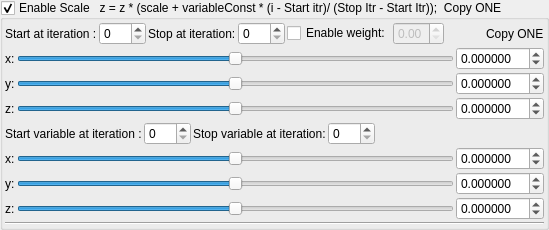
    <widget class="MyGroupBox" name="groupCheck_transform_variableScale1_enabled">
     <property name="title">
      <string>Enable Scale   z = z * (scale + variableConst * (i - Start itr)/ (Stop Itr - Start Itr));  Copy ONE</string>
     </property>
     <property name="checkable">
      <bool>true</bool>
     </property>
     <layout class="QVBoxLayout" name="verticalLayout_27" stretch="0,0,0">
      <property name="spacing">
       <number>2</number>
      </property>
      <property name="leftMargin">
       <number>2</number>
      </property>
      <property name="topMargin">
       <number>2</number>
      </property>
      <property name="rightMargin">
       <number>2</number>
      </property>
      <property name="bottomMargin">
       <number>2</number>
      </property>
      <item>
       <layout class="QGridLayout" name="gridLayout_49">
        <item row="0" column="0">
         <widget class="QLabel" name="label_179">
          <property name="text">
           <string>Start at iteration :</string>
          </property>
         </widget>
        </item>
        <item row="0" column="6">
         <widget class="QCheckBox" name="checkBox_transform_variableScale1_weight_enabled">
          <property name="layoutDirection">
           <enum>Qt::LeftToRight</enum>
          </property>
          <property name="text">
           <string>Enable weight:</string>
          </property>
         </widget>
        </item>
        <item row="0" column="1">
         <widget class="MySpinBox" name="spinboxInt_transform_variableScale1_start_iterations">
          <property name="sizePolicy">
           <sizepolicy hsizetype="Minimum" vsizetype="Maximum">
            <horstretch>0</horstretch>
            <verstretch>0</verstretch>
           </sizepolicy>
          </property>
          <property name="minimum">
           <number>0</number>
          </property>
          <property name="maximum">
           <number>250</number>
          </property>
          <property name="value">
           <number>0</number>
          </property>
         </widget>
        </item>
        <item row="0" column="3">
         <widget class="MySpinBox" name="spinboxInt_transform_variableScale1_stop_iterations">
          <property name="sizePolicy">
           <sizepolicy hsizetype="Minimum" vsizetype="Maximum">
            <horstretch>0</horstretch>
            <verstretch>0</verstretch>
           </sizepolicy>
          </property>
          <property name="maximum">
           <number>250</number>
          </property>
         </widget>
        </item>
        <item row="0" column="2">
         <widget class="QLabel" name="label_180">
          <property name="text">
           <string>Stop at iteration:</string>
          </property>
         </widget>
        </item>
        <item row="0" column="7">
         <widget class="MyDoubleSpinBox" name="spinbox_transform_variableScale1_weight">
          <property name="enabled">
           <bool>false</bool>
          </property>
          <property name="sizePolicy">
           <sizepolicy hsizetype="Minimum" vsizetype="Maximum">
            <horstretch>0</horstretch>
            <verstretch>0</verstretch>
           </sizepolicy>
          </property>
          <property name="decimals">
           <number>2</number>
          </property>
          <property name="minimum">
           <double>0.000000000000000</double>
          </property>
          <property name="maximum">
           <double>1.000000000000000</double>
          </property>
          <property name="singleStep">
           <double>0.100000000000000</double>
          </property>
         </widget>
        </item>
        <item row="0" column="9">
         <widget class="QLabel" name="label_181">
          <property name="text">
           <string>Copy ONE</string>
          </property>
         </widget>
        </item>
        <item row="0" column="8">
         <spacer name="horizontalSpacer_27">
          <property name="orientation">
           <enum>Qt::Horizontal</enum>
          </property>
          <property name="sizeHint" stdset="0">
           <size>
            <width>40</width>
            <height>20</height>
           </size>
          </property>
         </spacer>
        </item>
       </layout>
      </item>
      <item>
       <layout class="QGridLayout" name="gridLayout_52">
        <property name="spacing">
         <number>2</number>
        </property>
        <item row="4" column="1">
         <widget class="QLabel" name="label_182">
          <property name="text">
           <string>x:</string>
          </property>
         </widget>
        </item>
        <item row="4" column="2">
         <widget class="QSlider" name="slider3_transform_variableScale1_variableScale_x">
          <property name="sizePolicy">
           <sizepolicy hsizetype="Expanding" vsizetype="Maximum">
            <horstretch>0</horstretch>
            <verstretch>0</verstretch>
           </sizepolicy>
          </property>
          <property name="minimum">
           <number>-5000000</number>
          </property>
          <property name="maximum">
           <number>5000000</number>
          </property>
          <property name="singleStep">
           <number>1</number>
          </property>
          <property name="orientation">
           <enum>Qt::Horizontal</enum>
          </property>
         </widget>
        </item>
        <item row="6" column="1">
         <widget class="QLabel" name="label_183">
          <property name="text">
           <string>z:</string>
          </property>
         </widget>
        </item>
        <item row="5" column="2">
         <widget class="QSlider" name="slider3_transform_variableScale1_variableScale_y">
          <property name="sizePolicy">
           <sizepolicy hsizetype="Expanding" vsizetype="Maximum">
            <horstretch>0</horstretch>
            <verstretch>0</verstretch>
           </sizepolicy>
          </property>
          <property name="minimum">
           <number>-5000000</number>
          </property>
          <property name="maximum">
           <number>5000000</number>
          </property>
          <property name="singleStep">
           <number>1</number>
          </property>
          <property name="orientation">
           <enum>Qt::Horizontal</enum>
          </property>
         </widget>
        </item>
        <item row="2" column="3">
         <widget class="MyDoubleSpinBox" name="spinbox3_transform_variableScale1_scale_z">
          <property name="sizePolicy">
           <sizepolicy hsizetype="Minimum" vsizetype="Maximum">
            <horstretch>0</horstretch>
            <verstretch>0</verstretch>
           </sizepolicy>
          </property>
          <property name="prefix">
           <string/>
          </property>
          <property name="suffix">
           <string/>
          </property>
          <property name="decimals">
           <number>6</number>
          </property>
          <property name="minimum">
           <double>-99.989999999999995</double>
          </property>
          <property name="maximum">
           <double>99.989999999999995</double>
          </property>
          <property name="singleStep">
           <double>0.100000000000000</double>
          </property>
         </widget>
        </item>
        <item row="5" column="1">
         <widget class="QLabel" name="label_184">
          <property name="text">
           <string>y:</string>
          </property>
         </widget>
        </item>
        <item row="5" column="3">
         <widget class="MyDoubleSpinBox" name="spinbox3_transform_variableScale1_variableScale_y">
          <property name="sizePolicy">
           <sizepolicy hsizetype="Minimum" vsizetype="Maximum">
            <horstretch>0</horstretch>
            <verstretch>0</verstretch>
           </sizepolicy>
          </property>
          <property name="prefix">
           <string/>
          </property>
          <property name="suffix">
           <string/>
          </property>
          <property name="decimals">
           <number>6</number>
          </property>
          <property name="minimum">
           <double>-99.989999999999995</double>
          </property>
          <property name="maximum">
           <double>99.989999999999995</double>
          </property>
          <property name="singleStep">
           <double>0.100000000000000</double>
          </property>
         </widget>
        </item>
        <item row="1" column="1">
         <widget class="QLabel" name="label_185">
          <property name="text">
           <string>y:</string>
          </property>
         </widget>
        </item>
        <item row="6" column="2">
         <widget class="QSlider" name="slider3_transform_variableScale1_variableScale_z">
          <property name="sizePolicy">
           <sizepolicy hsizetype="Expanding" vsizetype="Maximum">
            <horstretch>0</horstretch>
            <verstretch>0</verstretch>
           </sizepolicy>
          </property>
          <property name="minimum">
           <number>-5000000</number>
          </property>
          <property name="maximum">
           <number>5000000</number>
          </property>
          <property name="singleStep">
           <number>1</number>
          </property>
          <property name="orientation">
           <enum>Qt::Horizontal</enum>
          </property>
         </widget>
        </item>
        <item row="0" column="1">
         <widget class="QLabel" name="label_186">
          <property name="text">
           <string>x:</string>
          </property>
         </widget>
        </item>
        <item row="1" column="2">
         <widget class="QSlider" name="slider3_transform_variableScale1_scale_y">
          <property name="sizePolicy">
           <sizepolicy hsizetype="Expanding" vsizetype="Maximum">
            <horstretch>0</horstretch>
            <verstretch>0</verstretch>
           </sizepolicy>
          </property>
          <property name="minimum">
           <number>-5000000</number>
          </property>
          <property name="maximum">
           <number>5000000</number>
          </property>
          <property name="singleStep">
           <number>1</number>
          </property>
          <property name="orientation">
           <enum>Qt::Horizontal</enum>
          </property>
         </widget>
        </item>
        <item row="0" column="3">
         <widget class="MyDoubleSpinBox" name="spinbox3_transform_variableScale1_scale_x">
          <property name="sizePolicy">
           <sizepolicy hsizetype="Minimum" vsizetype="Maximum">
            <horstretch>0</horstretch>
            <verstretch>0</verstretch>
           </sizepolicy>
          </property>
          <property name="prefix">
           <string/>
          </property>
          <property name="suffix">
           <string/>
          </property>
          <property name="decimals">
           <number>6</number>
          </property>
          <property name="minimum">
           <double>-99.989999999999995</double>
          </property>
          <property name="maximum">
           <double>99.989999999999995</double>
          </property>
          <property name="singleStep">
           <double>0.100000000000000</double>
          </property>
         </widget>
        </item>
        <item row="2" column="2">
         <widget class="QSlider" name="slider3_transform_variableScale1_scale_z">
          <property name="sizePolicy">
           <sizepolicy hsizetype="Expanding" vsizetype="Maximum">
            <horstretch>0</horstretch>
            <verstretch>0</verstretch>
           </sizepolicy>
          </property>
          <property name="minimum">
           <number>-5000000</number>
          </property>
          <property name="maximum">
           <number>5000000</number>
          </property>
          <property name="singleStep">
           <number>1</number>
          </property>
          <property name="orientation">
           <enum>Qt::Horizontal</enum>
          </property>
         </widget>
        </item>
        <item row="2" column="1">
         <widget class="QLabel" name="label_187">
          <property name="text">
           <string>z:</string>
          </property>
         </widget>
        </item>
        <item row="0" column="2">
         <widget class="QSlider" name="slider3_transform_variableScale1_scale_x">
          <property name="sizePolicy">
           <sizepolicy hsizetype="Preferred" vsizetype="Preferred">
            <horstretch>0</horstretch>
            <verstretch>0</verstretch>
           </sizepolicy>
          </property>
          <property name="minimum">
           <number>-5000000</number>
          </property>
          <property name="maximum">
           <number>5000000</number>
          </property>
          <property name="singleStep">
           <number>1</number>
          </property>
          <property name="orientation">
           <enum>Qt::Horizontal</enum>
          </property>
         </widget>
        </item>
        <item row="3" column="1" colspan="3">
         <layout class="QGridLayout" name="gridLayout_53">
          <item row="0" column="1">
           <widget class="MySpinBox" name="spinboxInt_transform_variableScale1_variable_start_iterations">
            <property name="sizePolicy">
             <sizepolicy hsizetype="Minimum" vsizetype="Maximum">
              <horstretch>0</horstretch>
              <verstretch>0</verstretch>
             </sizepolicy>
            </property>
            <property name="maximum">
             <number>250</number>
            </property>
           </widget>
          </item>
          <item row="0" column="4">
           <spacer name="horizontalSpacer_28">
            <property name="orientation">
             <enum>Qt::Horizontal</enum>
            </property>
            <property name="sizeHint" stdset="0">
             <size>
              <width>40</width>
              <height>20</height>
             </size>
            </property>
           </spacer>
          </item>
          <item row="0" column="3">
           <widget class="MySpinBox" name="spinboxInt_transform_variableScale1_variable_stop_iterations">
            <property name="sizePolicy">
             <sizepolicy hsizetype="Minimum" vsizetype="Maximum">
              <horstretch>0</horstretch>
              <verstretch>0</verstretch>
             </sizepolicy>
            </property>
            <property name="maximum">
             <number>250</number>
            </property>
           </widget>
          </item>
          <item row="0" column="2">
           <widget class="QLabel" name="label_188">
            <property name="text">
             <string>Stop variable at iteration:</string>
            </property>
           </widget>
          </item>
          <item row="0" column="0">
           <widget class="QLabel" name="label_189">
            <property name="text">
             <string>Start variable at iteration :</string>
            </property>
           </widget>
          </item>
         </layout>
        </item>
        <item row="6" column="3">
         <widget class="MyDoubleSpinBox" name="spinbox3_transform_variableScale1_variableScale_z">
          <property name="sizePolicy">
           <sizepolicy hsizetype="Minimum" vsizetype="Maximum">
            <horstretch>0</horstretch>
            <verstretch>0</verstretch>
           </sizepolicy>
          </property>
          <property name="prefix">
           <string/>
          </property>
          <property name="suffix">
           <string/>
          </property>
          <property name="decimals">
           <number>6</number>
          </property>
          <property name="minimum">
           <double>-99.989999999999995</double>
          </property>
          <property name="maximum">
           <double>99.989999999999995</double>
          </property>
          <property name="singleStep">
           <double>0.100000000000000</double>
          </property>
         </widget>
        </item>
        <item row="1" column="3">
         <widget class="MyDoubleSpinBox" name="spinbox3_transform_variableScale1_scale_y">
          <property name="sizePolicy">
           <sizepolicy hsizetype="Minimum" vsizetype="Maximum">
            <horstretch>0</horstretch>
            <verstretch>0</verstretch>
           </sizepolicy>
          </property>
          <property name="prefix">
           <string/>
          </property>
          <property name="suffix">
           <string/>
          </property>
          <property name="decimals">
           <number>6</number>
          </property>
          <property name="minimum">
           <double>-99.989999999999995</double>
          </property>
          <property name="maximum">
           <double>99.989999999999995</double>
          </property>
          <property name="singleStep">
           <double>0.100000000000000</double>
          </property>
         </widget>
        </item>
        <item row="4" column="3">
         <widget class="MyDoubleSpinBox" name="spinbox3_transform_variableScale1_variableScale_x">
          <property name="sizePolicy">
           <sizepolicy hsizetype="Minimum" vsizetype="Maximum">
            <horstretch>0</horstretch>
            <verstretch>0</verstretch>
           </sizepolicy>
          </property>
          <property name="prefix">
           <string/>
          </property>
          <property name="suffix">
           <string/>
          </property>
          <property name="decimals">
           <number>6</number>
          </property>
          <property name="minimum">
           <double>-99.989999999999995</double>
          </property>
          <property name="maximum">
           <double>99.989999999999995</double>
          </property>
          <property name="singleStep">
           <double>0.100000000000000</double>
          </property>
         </widget>
        </item>
       </layout>
      </item>
      <item>
       <widget class="Line" name="line_35">
        <property name="orientation">
         <enum>Qt::Horizontal</enum>
        </property>
       </widget>
      </item>
     </layout>
    </widget>
